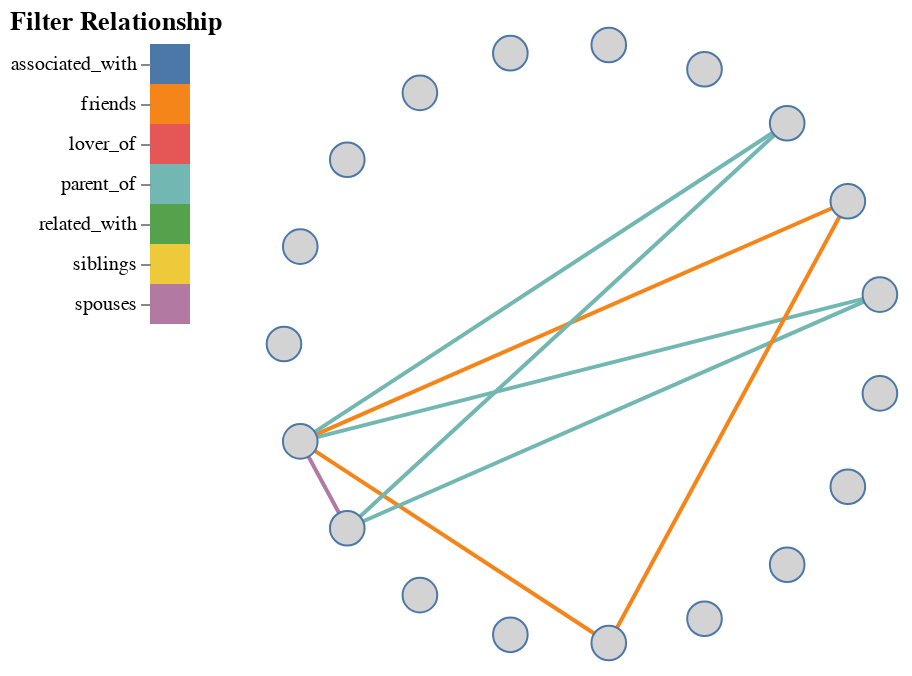

Source (notebook cell):
### Code cell
# define the graph layout
layout = nx.shell_layout(G)

# draw graph with nx_altair
chart = nxa.draw_networkx(
    G,
    pos=layout,
    node_tooltip=['label', 'Gender'],
    node_color='lightgray',
    edge_color='Relation',
    width=2
)

# get the edge layer
edges = chart.layer[0]
# get the node layer
nodes = chart.layer[1]

# define relationship filter
relations = pd.DataFrame({'Relation': ['parent_of', 'lover_of', 'related_with', 'associated_with', 'siblings', 'spouses', 'friends']})
selection = alt.selection_point(fields=['Relation'], toggle="true")
color = alt.condition(selection, alt.Color('Relation:N', legend=None), alt.value('lightgray'))
relation_filter = alt.Chart(relations, title=alt.TitleParams('Filter Relationship', anchor='start')).mark_rect().encode(
    y=alt.Y('Relation', title=''), 
    color=color
).add_params(selection)

# add filter
edges = edges.encode(color='Relation').transform_filter(selection)

# filter nodes by gender
# options = ['MALE', 'FEMALE', 'UNKNOWN']
# labels = [option + ' ' for option in options]
# radio_buttons = alt.binding_radio(
#     options=options + [None],
#     labels=labels + ['ALL'],
#     name='Gender: '
# )
# selection = alt.selection_single(
#     fields=['Gender'],
#     bind=radio_buttons,
# )
# nodes = nodes.encode(
#     fill=alt.Color('Gender:N').scale(domain=options)
# ).add_params(
#     selection
# ).transform_filter(
#     selection
# )

# print the Chart layers
(relation_filter | (edges+nodes)).configure_view(
    strokeWidth=0 # remove border
).configure_axis(
    domainOpacity=0 # remove axis
)

### Figure 1 — Vega-Lite specification as saved in the notebook (floating-point values rounded to 4 significant figures)
{"config": {"view": {"continuousWidth": 300, "continuousHeight": 300, "strokeWidth": 0}, "axis": {"domainOpacity": 0}}, "hconcat": [{"data": {"name": "data-e5b186410e83dd5b42990d239583abbe"}, "mark": {"type": "rect"}, "encoding": {"color": {"condition": {"param": "param_79", "field": "Relation", "legend": null, "type": "nominal"}, "value": "lightgray"}, "y": {"field": "Relation", "title": "", "type": "nominal"}}, "name": "view_71", "title": {"text": "Filter Relationship", "anchor": "start"}}, {"layer": [{"data": {"name": "data-018fabd94bcead7a731848a1c818b2db"}, "mark": {"type": "line", "opacity": 1, "strokeWidth": 2}, "encoding": {"color": {"field": "Relation", "type": "nominal"}, "detail": {"field": "edge", "type": "quantitative"}, "x": {"axis": {"grid": false, "labels": false, "ticks": false, "title": ""}, "field": "x", "type": "quantitative"}, "y": {"axis": {"grid": false, "labels": false, "ticks": false, "title": ""}, "field": "y", "type": "quantitative"}}, "transform": [{"filter": {"param": "param_79"}}]}, {"data": {"name": "data-a84a6f0ef9e01f78771266946fcaefaa"}, "mark": {"type": "point", "fill": "lightgray", "opacity": 1, "size": 300, "strokeWidth": 1.0}, "encoding": {"tooltip": [{"field": "label", "type": "nominal"}, {"field": "Gender", "type": "nominal"}], "x": {"axis": {"grid": false, "labels": false, "ticks": false}, "field": "x", "type": "quantitative"}, "y": {"axis": {"grid": false, "labels": false, "ticks": false}, "field": "y", "type": "quantitative"}}}]}], "params": [{"name": "param_79", "select": {"type": "point", "fields": ["Relation"], "toggle": "true"}, "views": ["view_71"]}], "$schema": "https://vega.github.io/schema/vega-lite/v5.15.1.json", "datasets": {"data-e5b186410e83dd5b42990d239583abbe": [{"Relation": "parent_of"}, {"Relation": "lover_of"}, {"Relation": "related_with"}, {"Relation": "associated_with"}, {"Relation": "siblings"}, {"Relation": "spouses"}, {"Relation": "friends"}], "data-018fabd94bcead7a731848a1c818b2db": [{"edge": 0, "target": "epicuria_die_fraw", "id": "1", "source": "hecastus_der_reich_mann", "y": -0.3247, "Relation": "spouses", "pair": ["hecastus_der_reich_mann", "epicuria_die_fraw"], "x": -0.9458}, {"edge": 0, "target": "epicuria_die_fraw", "id": "1", "source": "hecastus_der_reich_mann", "y": -0.6142, "Relation": "spouses", "pair": ["hecastus_der_reich_mann", "epicuria_die_fraw"], "x": -0.7891}, {"edge": 1, "target": "demones_der_erst_freund", "id": "2", "source": "hecastus_der_reich_mann", "y": -0.3247, "Relation": "friends", "pair": ["hecastus_der_reich_mann", "demones_der_erst_freund"], "x": -0.9458}, {"edge": 1, "target": "demones_der_erst_freund", "id": "2", "source": "hecastus_der_reich_mann", "y": -0.9966, "Relation": "friends", "pair": ["hecastus_der_reich_mann", "demones_der_erst_freund"], "x": 0.08258}, {"edge": 2, "target": "singenes_der_ander_freund", "id": "3", "source": "hecastus_der_reich_mann", "y": -0.3247, "Relation": "friends", "pair": ["hecastus_der_reich_mann", "singenes_der_ander_freund"], "x": -0.9458}, {"edge": 2, "target": "singenes_der_ander_freund", "id": "3", "source": "hecastus_der_reich_mann", "y": 0.4759, "Relation": "friends", "pair": ["hecastus_der_reich_mann", "singenes_der_ander_freund"], "x": 0.8795}, {"edge": 3, "target": "philocrates_der_elter_son", "id": "5", "source": "hecastus_der_reich_mann", "y": -0.3247, "Relation": "parent_of", "pair": ["hecastus_der_reich_mann", "philocrates_der_elter_son"], "x": -0.9458}, {"edge": 3, "target": "philocrates_der_elter_son", "id": "5", "source": "hecastus_der_reich_mann", "y": 0.7357, "Relation": "parent_of", "pair": ["hecastus_der_reich_mann", "philocrates_der_elter_son"], "x": 0.6773}, {"edge": 4, "target": "philomachos_der_juenger_son", "id": "6", "source": "hecastus_der_reich_mann", "y": -0.3247, "Relation": "parent_of", "pair": ["hecastus_der_reich_mann", "philomachos_der_juenger_son"], "x": -0.9458}, {"edge": 4, "target": "philomachos_der_juenger_son", "id": "6", "source": "hecastus_der_reich_mann", "y": 0.1646, "Relation": "parent_of", "pair": ["hecastus_der_reich_mann", "philomachos_der_juenger_son"], "x": 0.9864}, {"edge": 5, "target": "philocrates_der_elter_son", "id": "7", "source": "epicuria_die_fraw", "y": -0.6142, "Relation": "parent_of", "pair": ["epicuria_die_fraw", "philocrates_der_elter_son"], "x": -0.7891}, {"edge": 5, "target": "philocrates_der_elter_son", "id": "7", "source": "epicuria_die_fraw", "y": 0.7357, "Relation": "parent_of", "pair": ["epicuria_die_fraw", "philocrates_der_elter_son"], "x": 0.6773}, {"edge": 6, "target": "philomachos_der_juenger_son", "id": "8", "source": "epicuria_die_fraw", "y": -0.6142, "Relation": "parent_of", "pair": ["epicuria_die_fraw", "philomachos_der_juenger_son"], "x": -0.7891}, {"edge": 6, "target": "philomachos_der_juenger_son", "id": "8", "source": "epicuria_die_fraw", "y": 0.1646, "Relation": "parent_of", "pair": ["epicuria_die_fraw", "philomachos_der_juenger_son"], "x": 0.9864}, {"edge": 7, "target": "singenes_der_ander_freund", "id": "4", "source": "demones_der_erst_freund", "y": -0.9966, "Relation": "friends", "pair": ["demones_der_erst_freund", "singenes_der_ander_freund"], "x": 0.08258}, {"edge": 7, "target": "singenes_der_ander_freund", "id": "4", "source": "demones_der_erst_freund", "y": 0.4759, "Relation": "friends", "pair": ["demones_der_erst_freund", "singenes_der_ander_freund"], "x": 0.8795}], "data-a84a6f0ef9e01f78771266946fcaefaa": [{"Gender": "MALE", "label": "Der ehrnhold", "y": -8.742e-08, "Person group": false, "x": -1.0}, {"Gender": "MALE", "label": "Hecastus, der reich sterbent mann", "y": -0.3247, "Person group": false, "x": -0.9458}, {"Gender": "FEMALE", "label": "Epicuria, sein gemahel", "y": -0.6142, "Person group": false, "x": -0.7891}, {"Gender": "MALE", "label": "Panocitus, der ander Knecht", "y": -0.8372, "Person group": false, "x": -0.5469}, {"Gender": "MALE", "label": "Datrus, der koch", "y": -0.9694, "Person group": false, "x": -0.2455}, {"Gender": "MALE", "label": "Demones, der erst freund", "y": -0.9966, "Person group": false, "x": 0.08258}, {"Gender": "MALE", "label": "Economus, der hausvogt", "y": -0.9158, "Person group": false, "x": 0.4017}, {"Gender": "MALE", "label": "Philepanis, der ein knecht", "y": -0.7357, "Person group": false, "x": 0.6773}, {"Gender": "MALE", "label": "Nomodydastalus, der legat", "y": -0.4759, "Person group": false, "x": 0.8795}, {"Gender": "FEMALE", "label": "Ancilla, die magd", "y": -0.1646, "Person group": false, "x": 0.9864}, {"Gender": "MALE", "label": "Philomachos, der jünger son", "y": 0.1646, "Person group": false, "x": 0.9864}, {"Gender": "MALE", "label": "Singenes, der ander freund", "y": 0.4759, "Person group": false, "x": 0.8795}, {"Gender": "MALE", "label": "Philocrates, der elter son", "y": 0.7357, "Person group": false, "x": 0.6773}, {"Gender": "UNKNOWN", "label": "Plutus, der schatz", "y": 0.9158, "Person group": false, "x": 0.4017}, {"Gender": "UNKNOWN", "label": "Mors, der Todt", "y": 0.9966, "Person group": false, "x": 0.08258}, {"Gender": "UNKNOWN", "label": "Virtus, die Tugent", "y": 0.9694, "Person group": false, "x": -0.2455}, {"Gender": "UNKNOWN", "label": "Fides, der Glaub", "y": 0.8372, "Person group": false, "x": -0.5469}, {"Gender": "MALE", "label": "Sathan, der teuffel", "y": 0.6142, "Person group": false, "x": -0.7891}, {"Gender": "MALE", "label": "Hieronimus, der priester", "y": 0.3247, "Person group": false, "x": -0.9458}]}}
